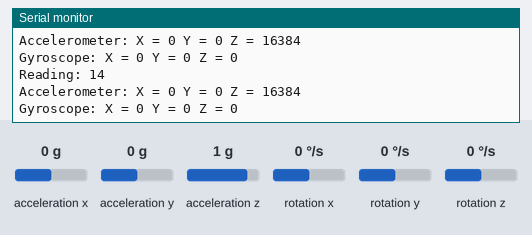
Simulated run of this sketch. Board: Arduino Uno, built with avr-gcc and run on an emulated ATmega328P. On the bench: the last lines printed to the serial monitor. Wiring (inferred from the names in the program): MPU-6050 motion sensor at I2C address 0x68. The inputs (shaded band) are chosen by the test bench; at power-on: acceleration x 0 g, acceleration y 0 g, acceleration z 1 g, rotation x 0 °/s, rotation y 0 °/s, rotation z 0 °/s.

Above: at 1.8 s.
1.9 s: acceleration x set to -1.4 g
At 2.5 s:
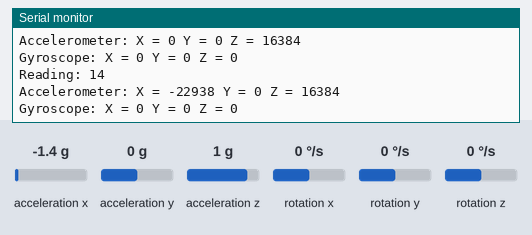
3.4 s: acceleration y set to -1.4 g
At 4.7 s:
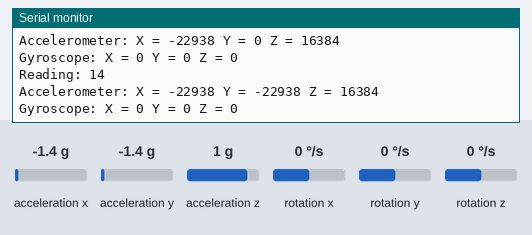
4.9 s: acceleration z set to -1.4 g
At 6.0 s:
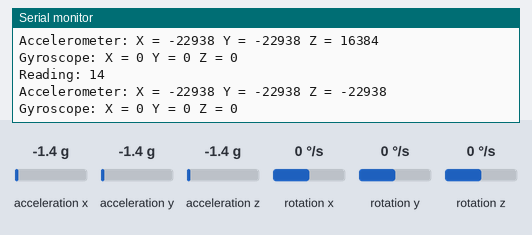
6.4 s: rotation x set to -192 °/s
At 7.7 s:
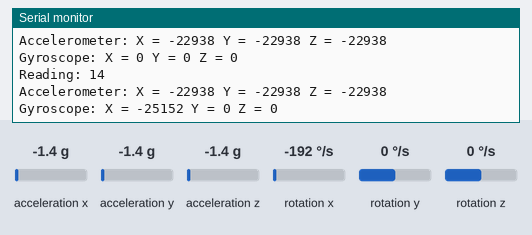
7.9 s: rotation y set to -192 °/s
At 8.8 s:
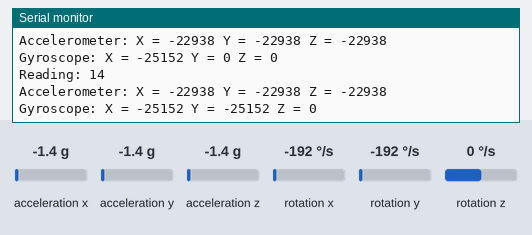

Measured:
- after the input at 1.9 s, the serial monitor: prints a new line after 0.15 s (image 1)
- after the input at 3.4 s, the serial monitor: prints a new line after 0.70 s (image 2)
- after the input at 4.9 s, the serial monitor: prints a new line after 0.23 s (image 3)
- after the input at 6.4 s, the serial monitor: prints a new line after 0.84 s (image 4)
- after the input at 7.9 s, the serial monitor: prints a new line after 0.37 s (image 5)

The sketch:

gy521_test.ino
```cpp
#include <Wire.h> //library allows communication with I2C / TWI devices
#include <math.h> //library includes mathematical functions

const int MPU=0x68; //I2C address of the MPU-6050
int16_t AcX,AcY,AcZ,Tmp,GyX,GyY,GyZ; //16-bit integers
int AcXcal,AcYcal,AcZcal,GyXcal,GyYcal,GyZcal,tcal; //calibration variables
double t,tx,tf,pitch,roll;

void setup()
{
    Wire.begin(); //initiate wire library and I2C
    Wire.beginTransmission(MPU); //begin transmission to I2C slave device
    Wire.write(0x6B); // PWR_MGMT_1 register
    Wire.write(0); // set to zero (wakes up the MPU-6050)
    Wire.endTransmission(true); //ends transmission to I2C slave device
    Serial.begin(9600); //serial communication at 9600 bauds
}

void loop()
{
    Wire.beginTransmission(MPU); //begin transmission to I2C slave device
    Wire.write(0x3B); // starting with register 0x3B (ACCEL_XOUT_H)
    Wire.endTransmission(false); //restarts transmission to I2C slave device
    Wire.requestFrom(MPU,14,true); //request 14 registers in total

    //Acceleration data correction
    AcXcal = -950;
    AcYcal = -300;
    AcZcal = 0;

    //Temperature correction
    tcal = -1600;

    //Gyro correction
    GyXcal = 480;
    GyYcal = 170;
    GyZcal = 210;


    Serial.print("Reading: ");
    Serial.println(Wire.available());
    //read accelerometer data
    AcX=Wire.read()<<8|Wire.read(); // 0x3B (ACCEL_XOUT_H) 0x3C (ACCEL_XOUT_L)
    AcY=Wire.read()<<8|Wire.read(); // 0x3D (ACCEL_YOUT_H) 0x3E (ACCEL_YOUT_L)
    AcZ=Wire.read()<<8|Wire.read(); // 0x3F (ACCEL_ZOUT_H) 0x40 (ACCEL_ZOUT_L)

    //read temperature data
    Tmp=Wire.read()<<8|Wire.read(); // 0x41 (TEMP_OUT_H) 0x42 (TEMP_OUT_L)

    //read gyroscope data
    GyX=Wire.read()<<8|Wire.read(); // 0x43 (GYRO_XOUT_H) 0x44 (GYRO_XOUT_L)
    GyY=Wire.read()<<8|Wire.read(); // 0x45 (GYRO_YOUT_H) 0x46 (GYRO_YOUT_L)
    GyZ=Wire.read()<<8|Wire.read(); // 0x47 (GYRO_ZOUT_H) 0x48 (GYRO_ZOUT_L)

    //temperature calculation
    tx = Tmp + tcal;
    t = tx/340 + 36.53; //equation for temperature in degrees C from datasheet
    tf = (t * 9/5) + 32; //fahrenheit

    Serial.print("Accelerometer: ");
    Serial.print("X = "); Serial.print(AcX);
    Serial.print(" Y = "); Serial.print(AcY);
    Serial.print(" Z = "); Serial.println(AcZ);

    Serial.print("Gyroscope: ");
    Serial.print("X = "); Serial.print(GyX);
    Serial.print(" Y = "); Serial.print(GyY);
    Serial.print(" Z = "); Serial.println(GyZ);

    delay(1000);
}

//function to convert accelerometer values into pitch and roll
void getAngle(int Ax,int Ay,int Az)
{
    double x = Ax;
    double y = Ay;
    double z = Az;

    pitch = atan(x/sqrt((y*y) + (z*z))); //pitch calculation
    roll = atan(y/sqrt((x*x) + (z*z))); //roll calculation

    //converting radians into degrees
    pitch = pitch * (180.0/3.14);
    roll = roll * (180.0/3.14) ;
}
```
